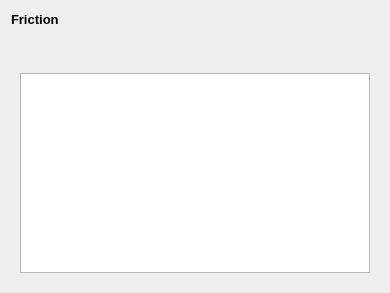
             <widget class="QWidget" name="frictionTab">
              <attribute name="title">
               <string>4 - Friction</string>
              </attribute>
              <layout class="QVBoxLayout" name="verticalLayout_12">
               <item>
                <widget class="QLabel" name="label_26">
                 <property name="minimumSize">
                  <size>
                   <width>0</width>
                   <height>16</height>
                  </size>
                 </property>
                 <property name="font">
                  <font>
                   <pointsize>10</pointsize>
                   <weight>75</weight>
                   <bold>true</bold>
                  </font>
                 </property>
                 <property name="text">
                  <string>Friction</string>
                 </property>
                </widget>
               </item>
               <item>
                <widget class="QFrame" name="frictionFrame">
                 <property name="frameShape">
                  <enum>QFrame::NoFrame</enum>
                 </property>
                 <property name="frameShadow">
                  <enum>QFrame::Raised</enum>
                 </property>
                 <layout class="QVBoxLayout" name="verticalLayout_11">
                  <item>
                   <widget class="QFrame" name="frictionButtonsFrame">
                    <property name="sizePolicy">
                     <sizepolicy hsizetype="Expanding" vsizetype="Fixed">
                      <horstretch>0</horstretch>
                      <verstretch>0</verstretch>
                     </sizepolicy>
                    </property>
                    <property name="minimumSize">
                     <size>
                      <width>0</width>
                      <height>25</height>
                     </size>
                    </property>
                    <property name="frameShape">
                     <enum>QFrame::NoFrame</enum>
                    </property>
                    <property name="frameShadow">
                     <enum>QFrame::Raised</enum>
                    </property>
                    <widget class="QToolButton" name="frictionLoadClass">
                     <property name="geometry">
                      <rect>
                       <x>0</x>
                       <y>0</y>
                       <width>25</width>
                       <height>25</height>
                      </rect>
                     </property>
                     <property name="minimumSize">
                      <size>
                       <width>25</width>
                       <height>25</height>
                      </size>
                     </property>
                     <property name="toolTip">
                      <string>Reload classes</string>
                     </property>
                     <property name="text">
                      <string/>
                     </property>
                     <property name="icon">
                      <iconset>
                       <normaloff>:/plugins/MitiConnect/icons/mActionRefresh.svg</normaloff>:/plugins/MitiConnect/icons/mActionRefresh.svg</iconset>
                     </property>
                     <property name="autoRaise">
                      <bool>true</bool>
                     </property>
                    </widget>
                    <widget class="QToolButton" name="frictionLoad">
                     <property name="geometry">
                      <rect>
                       <x>30</x>
                       <y>0</y>
                       <width>25</width>
                       <height>25</height>
                      </rect>
                     </property>
                     <property name="minimumSize">
                      <size>
                       <width>25</width>
                       <height>25</height>
                      </size>
                     </property>
                     <property name="toolTip">
                      <string>Import friction from CSV file</string>
                     </property>
                     <property name="text">
                      <string/>
                     </property>
                     <property name="icon">
                      <iconset>
                       <normaloff>:/plugins/MitiConnect/icons/mActionFileOpen.svg</normaloff>:/plugins/MitiConnect/icons/mActionFileOpen.svg</iconset>
                     </property>
                     <property name="autoRaise">
                      <bool>true</bool>
                     </property>
                    </widget>
                    <widget class="QToolButton" name="frictionSave">
                     <property name="geometry">
                      <rect>
                       <x>60</x>
                       <y>0</y>
                       <width>25</width>
                       <height>25</height>
                      </rect>
                     </property>
                     <property name="minimumSize">
                      <size>
                       <width>25</width>
                       <height>25</height>
                      </size>
                     </property>
                     <property name="toolTip">
                      <string>Save friction as CSV file</string>
                     </property>
                     <property name="text">
                      <string/>
                     </property>
                     <property name="icon">
                      <iconset>
                       <normaloff>:/plugins/MitiConnect/icons/mActionFileSaveAs.svg</normaloff>:/plugins/MitiConnect/icons/mActionFileSaveAs.svg</iconset>
                     </property>
                     <property name="autoRaise">
                      <bool>true</bool>
                     </property>
                    </widget>
                   </widget>
                  </item>
                  <item>
                   <widget class="QTableView" name="frictionView">
                    <property name="minimumSize">
                     <size>
                      <width>350</width>
                      <height>200</height>
                     </size>
                    </property>
                    <property name="alternatingRowColors">
                     <bool>true</bool>
                    </property>
                    <property name="sortingEnabled">
                     <bool>true</bool>
                    </property>
                   </widget>
                  </item>
                 </layout>
                </widget>
               </item>
              </layout>
             </widget>
